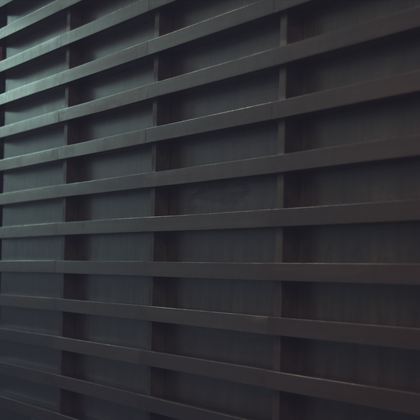
%> input picture general_functions/woodwall_0.png, 420 x 420 px, shrunk from 1024 x 1024 before the run; the run also reads 2 pictures not shown here
$ octave Run_DWT.m   (GNU Octave 9; MATLAB toolbox functions it lacks are replaced by stand-ins)
%> lines starting %> are read from the running program, lines starting %| are printed output that depends on the picture; in (x1, y1, x2, y2) boxes, pixels count from 0 and x2, y2 are one past the last pixel; in counts of white or black regions, pixels touching at a corner belong together; the program's own positions count from 1
### general_functions/normalize2D.m
% This function normalizes a 2D matrix I0 to a 0-1 2D matrix I.
%
function I=normalize2D(I0)

I0=double(I0);
MAX=max(max(I0));
MIN=min(min(I0));
delta=MAX-MIN;

[r,c]=size(I0);
I=zeros(r,c);
for i=1:r
    for j=1:c
     I(i,j)=((I0(i,j)-MIN)./delta);
    end
end

end

### general_functions/calculateStokes.m
% This function calculates the 5 polarization parameters of the pixel.
%
% Output parameters:
%  5 polarization parameters: s0,s1,s2,DOLP,AOLP
%
% Input parameters:
%  4 intensity parameters of the pixel: i0,i45,i90,i135
%
function [s0,s1,s2,DOLP,AOLP] = calculateStokes(i0,i45,i90,i135)

% i0,i45,i90,i135: 0~1;
% make sure S0: 0~1, S1: -1~1, S2: -1~1
s0 = 0.5*(i0 + i45 + i90 + i135);
s0 = s0/2;
s1 = i0 - i90;
s2 = i45 - i135;

% make sure DOLP: 0~1
DOLP = sqrt(s1.*s1 + s2.*s2)./(s0);
DOLP(DOLP>1) = 1;
DOLP(DOLP<0) = 0;
DOLP(isnan(DOLP)) = 0;
DOLP(isinf(DOLP)) = 1;

% make sure AOLP: 0~1
AOLP = (1/2) * atan2(s2,s1);
AOLP = AOLP * 180 / pi;
AOLP = mod(AOLP,180)/180.0;

 if max(i0(:)) > 255 || max(i45(:)) > 255 || max(i90(:)) > 255 || max(i135(:)) > 255
    s1 = (s1 + 65535)/131070;
    s2 = (s2 + 65535)/131070;
 elseif max(i0(:) < 1) || max(i45(:) < 1) || max(i90(:) < 1) || max(i135(:) < 1)
    s1 = (s1 + 1)/2;
    s2 = (s2 + 1)/2;
 else
    s1 = (s1 + 255)/510;
    s2 = (s2 + 255)/510;
 end

end

### Discrete Wavelet Transform (DWT)/DWT.m
%% Demosaic a matrix, and get 4 full-resolution intensity matrices with
% 'discrete wavelet transform' algorithm
%
%% Input:
% The mosaic matrix and mask
%
%% Output:
% 4 demosaiced matrices (4 intensity matrices)
function [I0_d,I45_d,I90_d,I135_d] = DWT(mosaic,mask)
% 90 45
% 135 0
%% bilinear interpolation
[r,c,h]=size(mosaic);
I90=mosaic(:,:,1);
I45=mosaic(:,:,2);
I135=mosaic(:,:,3);
I0=mosaic(:,:,4);
H=0.25*[1 2 1;2 4 2;1 2 1];
I90_b=conv2(I90,H,"same");
I45_b=conv2(I45,H,"same");
I135_b=conv2(I135,H,"same");
I0_b=conv2(I0,H,"same");
%% get DS
% 90
DS90_90=I90_b(1:2:end,1:2:end);
DS90_45=I90_b(1:2:end,2:2:end);
DS90_135=I90_b(2:2:end,1:2:end);
DS90_0=I90_b(2:2:end,2:2:end);
% 45
DS45_90=I45_b(1:2:end,1:2:end);
DS45_45=I45_b(1:2:end,2:2:end);
DS45_135=I45_b(2:2:end,1:2:end);
DS45_0=I45_b(2:2:end,2:2:end);
% 135
DS135_90=I135_b(1:2:end,1:2:end);
DS135_45=I135_b(1:2:end,2:2:end);
DS135_135=I135_b(2:2:end,1:2:end);
DS135_0=I135_b(2:2:end,2:2:end);
% 0
DS0_90=I0_b(1:2:end,1:2:end);
DS0_45=I0_b(1:2:end,2:2:end);
DS0_135=I0_b(2:2:end,1:2:end);
DS0_0=I0_b(2:2:end,2:2:end);

%% decompose
% 90
[CA90_90,CH90_90,CV90_90,CD90_90]=dwt2(DS90_90,'haar');
[CA90_45,CH90_45,CV90_45,CD90_45]=dwt2(DS90_45,'haar');
[CA90_135,CH90_135,CV90_135,CD90_135]=dwt2(DS90_135,'haar');
[CA90_0,CH90_0,CV90_0,CD90_0]=dwt2(DS90_0,'haar');
% 45
[CA45_90,CH45_90,CV45_90,CD45_90]=dwt2(DS45_90,'haar');
[CA45_45,CH45_45,CV45_45,CD45_45]=dwt2(DS45_45,'haar');
[CA45_135,CH45_135,CV45_135,CD45_135]=dwt2(DS45_135,'haar');
[CA45_0,CH45_0,CV45_0,CD45_0]=dwt2(DS45_0,'haar');
% 135
[CA135_90,CH135_90,CV135_90,CD135_90]=dwt2(DS135_90,'haar');
[CA135_45,CH135_45,CV135_45,CD135_45]=dwt2(DS135_45,'haar');
[CA135_135,CH135_135,CV135_135,CD135_135]=dwt2(DS135_135,'haar');
[CA135_0,CH135_0,CV135_0,CD135_0]=dwt2(DS135_0,'haar');
% 0
[CA0_90,CH0_90,CV0_90,CD0_90]=dwt2(DS0_90,'haar');
[CA0_45,CH0_45,CV0_45,CD0_45]=dwt2(DS0_45,'haar');
[CA0_135,CH0_135,CV0_135,CD0_135]=dwt2(DS0_135,'haar');
[CA0_0,CH0_0,CV0_0,CD0_0]=dwt2(DS0_0,'haar');

%% replace
% 45
CH45_90=CH90_90; CV45_90=CV90_90; CD45_90=CD90_90;
CH45_135=CH90_135;CV45_135=CV90_135;CD45_135=CD90_135;
CH45_0=CH90_0;CV45_0=CV90_0;CD45_0=CD90_0;
% 135
CH135_90=CH90_90;CV135_90=CV90_90;CD135_90=CD90_90;
CH135_45=CH90_45;CV135_45=CV90_45;CD135_45=CD90_45;
CH135_0=CH90_0;CV135_0=CV90_0;CD135_0=CD90_0;
% 0
CH0_90=CH90_90;CV0_90=CV90_90;CD0_90=CD90_90;
CH0_45=CH90_45;CV0_45=CV90_45;CD0_45=CD90_45;
CH0_135=CH90_135;CV0_135=CV90_135;CD0_135=CD90_135;

%% inverse
% 90
DS90_90=idwt2(CA90_90,CH90_90,CV90_90,CD90_90,'haar');
DS90_45=idwt2(CA90_45,CH90_45,CV90_45,CD90_45,'haar');
DS90_135=idwt2(CA90_135,CH90_135,CV90_135,CD90_135,'haar');
DS90_0=idwt2(CA90_0,CH90_0,CV90_0,CD90_0,'haar');
% 45
DS45_90=idwt2(CA45_90,CH45_90,CV45_90,CD45_90,'haar');
DS45_45=idwt2(CA45_45,CH45_45,CV45_45,CD45_45,'haar');
DS45_135=idwt2(CA45_135,CH45_135,CV45_135,CD45_135,'haar');
DS45_0=idwt2(CA45_0,CH45_0,CV45_0,CD45_0,'haar');
% 135
DS135_90=idwt2(CA135_90,CH135_90,CV135_90,CD135_90,'haar');
DS135_45=idwt2(CA135_45,CH135_45,CV135_45,CD135_45,'haar');
DS135_135=idwt2(CA135_135,CH135_135,CV135_135,CD135_135,'haar');
DS135_0=idwt2(CA135_0,CH135_0,CV135_0,CD135_0,'haar');
% 0
DS90_90=idwt2(CA0_90,CH0_90,CV0_90,CD0_90,'haar');
DS90_45=idwt2(CA0_45,CH0_45,CV0_45,CD0_45,'haar');
DS90_135=idwt2(CA0_135,CH0_135,CV0_135,CD0_135,'haar');
DS90_0=idwt2(CA0_0,CH0_0,CV0_0,CD0_0,'haar');

%% recompose
I90_d=recompose(DS90_90,DS90_45,DS90_135,DS90_0,r,c);
I45_d=recompose(DS45_90,DS45_45,DS45_135,DS45_0,r,c);
I135_d=recompose(DS135_90,DS135_45,DS135_135,DS135_0,r,c);
I0_d=recompose(DS0_90,DS0_45,DS0_135,DS0_0,r,c);
end

### Discrete Wavelet Transform (DWT)/recompose.m
function I_d=recompose(DS90,DS45,DS135,DS0,r,c)
I_d=zeros(r,c);
% 90
for i=1:2:r
    for j=1:2:c
        a=(i+1)/2;
        b=(j+1)/2;
        I_d(i,j)=DS90(a,b);
    end
end

% 45
for i=1:2:r
    for j=2:2:c
        a=(i+1)/2;
        b=j/2;
        I_d(i,j)=DS45(a,b);
    end
end

% 135
for i=2:2:r
    for j=1:2:c
        a=i/2;
        b=(j+1)/2;
        I_d(i,j)=DS135(a,b);
    end
end

% 0
for i=2:2:r
    for j=2:2:c
        a=i/2;
        b=j/2;
        I_d(i,j)=DS0(a,b);
    end
end

end

### general_functions/Impsnr.m
% This function calculate the psnr between images X and Y (X or Y is not
% AOLP).
%
% Output parameters:
%  psnr: psnr between images X and Y
%
% Input parameters:
%  X: image whose dimensions should be same to that of Y
%  Y: image whose dimensions should be same to that of X
%  peak (optional): peak value (default: 255)
%  b (optional): border size to be neglected for evaluation
%
function psnr = Impsnr(X, Y, peak, b)

% decide the parameters
if( nargin < 3 ) % nargin is the number of input parameters
 peak = 255;
end

if( nargin < 4 )
 b = 0;
end

if( b > 0 )
 X = X(b:size(X,1)-b, b:size(X,2)-b,:);
 Y = Y(b:size(Y,1)-b, b:size(Y,2)-b,:);
end

% calculate psnr between X and Y
dif = (X - Y);
dif = dif .* dif;
for i=1:size(dif, 3)
 d = dif(:,:,i);
 mse = sum( d(:) ) / numel(d)+1e-32;
 psnr(i) = 10 * log10( peak * peak / mse );
end

end

### general_functions/Impsnr_AOLP.m
% This function calculates the psnr between AOLP images X and Y.
%
% Output parameters:
%  psnr: psnr between AOLP images X and Y
%
% Input parameters:
%  X: image whose dimensions should be same to that of Y
%  Y: image whose dimensions should be same to that of X
%  b (optional): border size to be neglected for evaluation
%
function psnr_AOLP = Impsnr_AOLP(x, y, b)

if( b > 0 )
     x = x(b:size(x,1)-b, b:size(x,2)-b,:);
     y = y(b:size(y,1)-b, b:size(y,2)-b,:);
end

 x = within01( x );
 y = within01( y );

 x = x(:);
 y = y(:);

 d0 = x - y;     d0 = d0 .* d0;
 dp = (x+1) - y; dp = dp .* dp;
 dn = (x-1) - y; dn = dn .* dn;

 dif = cat( 3, d0, dp, dn );
 dif = min( dif, [], 3 );

 mse = sum( dif ) / numel(dif);
 psnr_AOLP = 10*log10(1/mse);

end


function dst = within01( src )
 dst = src;

 d = ( dst > 1 );
 while( sum(d(:)) > 0 )
  dst = dst - d;
  d = ( dst > 1 );
 end

 d = ( dst < 0 );
 while( sum(d(:)) > 0 )
  dst = dst + d;
  d = ( dst < 1 );
 end

end

### general_functions/DrawPairs.m
% This function shows 10 pairs of polarization-parameter images.
% Each pair contains an origin image and a demosaicked image.
%
% Output parameters:
%  10 pairs of images in 5 figures
%
% Input parameters:
%  all polarization-parameter matrixes (both origin and demisaicked ones)
%
function DrawPairs(I0,I45,I90,I135,S0,S1,S2,DOLP,AOLP,I0_d,I45_d,I90_d,I135_d,S0_d,S1_d,S2_d,DOLP_d,AOLP_d)

%% prepare for origin
 z = ones(size(AOLP));
 hsv = cat(3,AOLP,DOLP,z);
 rgb = hsv2rgb(hsv);

 z = ones(size(AOLP_d));
 hsv_d = cat(3,AOLP_d,DOLP_d,z);
 rgb_d = hsv2rgb(hsv_d);

 %% draw pairs : 5 seperate images
     % intensity images
     figure('units','normalized','outerposition',[0 0 1 1]);set(gcf,'Color',[1,1,1]);
     subplot(2,4,1);imshow(I0(:,:));title(['I0 ']); subplot(2,4,2);imshow(I0_d(:,:));title(['I0-d ']);
     subplot(2,4,3);imshow(I45(:,:));title(['I45 ']); subplot(2,4,4);imshow(I45_d(:,:));title(['I45-d ']);
     subplot(2,4,5);imshow(I90(:,:));title(['I90 ']); subplot(2,4,6);imshow(I90_d(:,:));title(['I90-d ']);
     subplot(2,4,7);imshow(I135(:,:));title(['I135 ']); subplot(2,4,8);imshow(I135_d(:,:));title(['I135-d ']);
     saveas(gcf, 'Results/intensity.png');

     % Stokes images
     figure('units','normalized','outerposition',[0 0 1 1]);set(gcf,'Color',[1,1,1]);
     subplot(1,6,1);imshow(im2double(S0(:,:)));title('S0'); subplot(1,6,2);imshow(im2double(S0_d(:,:)));title('S0-d');
     subplot(1,6,3);imshow(im2double(S1(:,:)));title('S1'); subplot(1,6,4);imshow(im2double(S1_d(:,:)));title('S1-d');
     subplot(1,6,5);imshow(im2double(S2(:,:)));title('S2'); subplot(1,6,6);imshow(im2double(S2_d(:,:)));title('S2-d');
     saveas(gcf, 'Results/stokes.png');

     % DOLP images
     figure(3);
     subplot(1,2,1);imshow((DOLP(:,:)),[0 1 ]);title('DOLP');colorbar('Ticks',[0,0.25,0.50,0.75,1],'TickLabels',{'0%','25%','50%','75%','100%'});
     subplot(1,2,2);imshow((DOLP_d(:,:)),[0 1 ]);title('DOLP-d');colorbar('Ticks',[0,0.25,0.50,0.75,1],'TickLabels',{'0%','25%','50%','75%','100%'});
     saveas(gcf, 'Results/DOLP.png');

     % AOLP images
     figure(4);
     ax2 = subplot(1,2,1);imshow(im2double(AOLP(:,:)));colormap(ax2,'jet');colorbar('Ticks',[0,0.25,0.50,0.75,1],'TickLabels',{'0°','45°','90°','135°','180°'});title('AOLP');
     ax2_d = subplot(1,2,2);imshow(im2double(AOLP_d(:,:)));colormap(ax2_d,'jet');colorbar('Ticks',[0,0.25,0.50,0.75,1],'TickLabels',{'0°','45°','90°','135°','180°'});title('AOLP-d');
     saveas(gcf, 'Results/AOLP.png');

     % AOLP DOLP HSV image
     figure(5);
     subplot(1,2,1);imshow(rgb);title(['AOP-DOP']);
     subplot(1,2,2);imshow(rgb_d);title(['AOP-DOP-d']);
     saveas(gcf, 'Results/AOLP-DOLP.png');

end

### Discrete Wavelet Transform (DWT)/Run_DWT.m
%% Describe:
% This code shows the algorithm's demosaicing ability intuitively.
% It will mosaic a ground-truth scenario first, demosaic it with the
%   specific algorithm discussed in this folder, and then compare
%   the polarization parameters before and after demosaicing.
% It will use subjective and objective indicators to describe the demosaicing
%   performance.
%
%% Note:
% Make sure to put this code and the 'general_functions' folder in the
%   same folder.
%
%% Input:
% 4 RGB polarization images from the scenario 'woodwall'.
%
%% Output:
% 5 figures: showing 9 pairs of ground-truth and demosaiced polarization-
%   parameter images, including I0, I45, I90, I135, S0, S1, S2, DOLP and AOLP.
% A 'result' excel: PSNRs of these 9 pairs of images.


%% PRE
clc
close all;
clear all;
% add functions folder
addpath('general_functions');
% Result folder
if exist('Results') == 0
    mkdir('Results')
end
tic
% read polarization images (4 RGB pics)
I0 = double(imread('woodwall_0.png'));
I45 = double(imread('woodwall_45.png'));
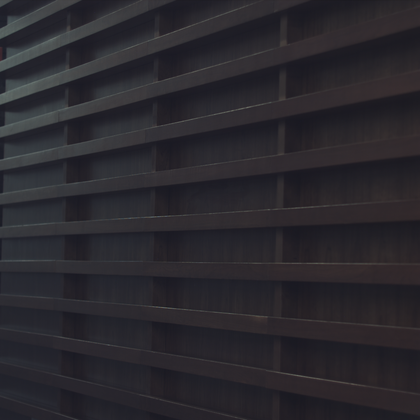
%> input picture general_functions/woodwall_45.png, 420 x 420 px, shrunk from 1024 x 1024 before the run
I90 = double(imread('woodwall_90.png'));
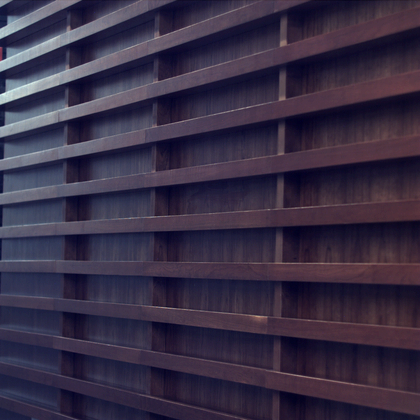
%> I90: size 420x420x3 double; mean R, G, B 40.4, 37.9, 44; mean of the top-left, top-right, bottom-left and bottom-right quarters 45.3, 39.1, 40.2, 38.4; drawn with min black and max white
I135 = double(imread('woodwall_135.png'));
% abstract monochrome polarization image by green channel: origin
I0 = normalize2D(I0(:,:,2));
%> in normalize2D, `MAX=max(max(I0));`: MAX = 199
%> in normalize2D, `MIN=min(min(I0));`: MIN = 24
%> in normalize2D, `delta=MAX-MIN;`: delta = 175
%> after the loop in normalize2D, `for i=1:r`:
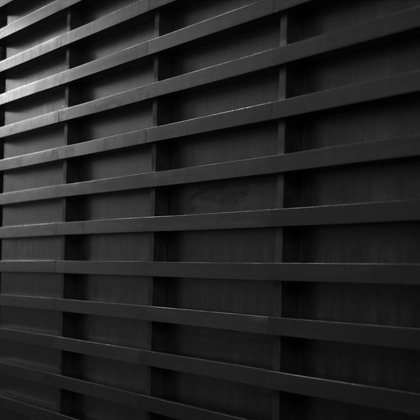
%> I: size 420x420 double; min 0, max 1, mean 0.147
I45 = normalize2D(I45(:,:,2));
I90 = normalize2D(I90(:,:,2));
I135 = normalize2D(I135(:,:,2));
origin = cat(3,I90,I45,I135,I0);
%% caculate polarization parameters of Origin Image (I0,I45,I90,I135)
[S0,S1,S2,DOLP,AOLP] = calculateStokes(I0,I45,I90,I135);
%> in calculateStokes, `DOLP(DOLP>1) = 1;`:
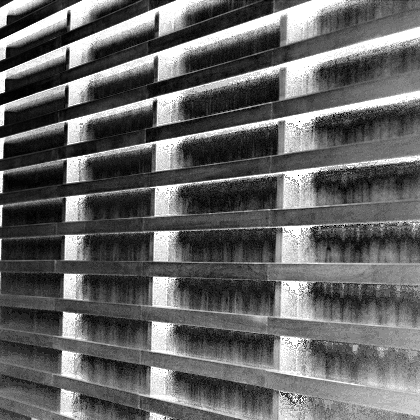
%> DOLP: size 420x420 double; 0% of the values are NaN or infinite; the others: min 0, max 1, mean 0.396; drawn with min black, max white, NaN and infinite black
%> in calculateStokes, `DOLP(isnan(DOLP)) = 0;`: DOLP: size 420x420 double; under 0.01% of pixels changed, all inside (x1, y1, x2, y2) = (298, 121, 300, 176)


%% set mosaic pattern: mask
% 90 45
% 135 0
r = size(I0,1);
%> r = 420
c = size(I0,2);
%> c = 420
mask = [];
for i = 1:2
    for j = 1:2
        temp_mask = zeros(r,c);
        temp_mask(i:2:end,j:2:end) = 1;
        mask = cat(3,mask,temp_mask);
    end
end
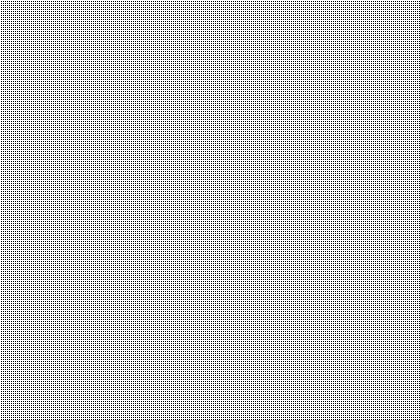
%> mask: size 420x420x4 double; mean R, G, B, A 0.25, 0.25, 0.25, 0.25; transparent parts drawn white
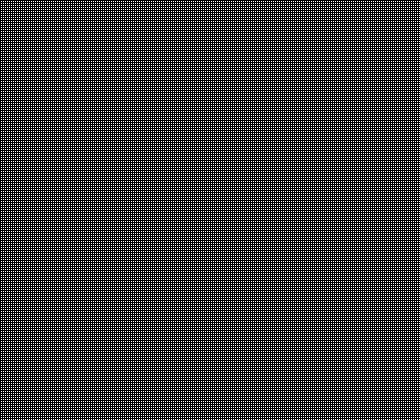
%> temp_mask: size 420x420 double; values 0 (black) and 1 (white), 25% white in thin lines or dots
mask_90 = mask(:,:,1);
mask_45 = mask(:,:,2);
mask_135 = mask(:,:,3);
mask_0 = mask(:,:,4);
%% make the Mosaic Image: mosaic
mosaic(:,:,1) = origin(:,:,1) .* mask_90;
mosaic(:,:,2) = origin(:,:,2) .* mask_45;
mosaic(:,:,3) = origin(:,:,3) .* mask_135;
%> mosaic: size 420x420x3 double
mosaic(:,:,4) = origin(:,:,4) .* mask_0;
%> mosaic: size 420x420x4 double


%% get the Demosaic Image: demosaic (I0_d,I45_d,I90_d,I135_d)
[I0_d,I45_d,I90_d,I135_d] =  DWT(mosaic,mask);
%> in DWT, `DS90_135=I90_b(2:2:end,1:2:end);`:
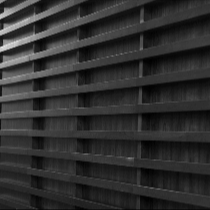
%> DS90_135: size 210x210 double; min 0, max 0.907, mean 0.184
toc
t=toc;
%% caculate polarization parameters of Demosaic Image (S0_d,S1_d,S2_d,DOLP_d,AOLP_d)
[S0_d,S1_d,S2_d,DOLP_d,AOLP_d] = calculateStokes(I0_d,I45_d,I90_d,I135_d);


%% caculate PSNR, and use images
% show 10 image pairs
DrawPairs(I0,I45,I90,I135,S0,S1,S2,DOLP,AOLP,I0_d,I45_d,I90_d,I135_d,S0_d,S1_d,S2_d,DOLP_d,AOLP_d);
% calculate PSNRs by excluding a 15(or 14) pixel wide margin each side
psnr_90 = Impsnr(I90_d,I90,1,15);
%> the loop in Impsnr, `for i=1:size(dif, 3)` made 1 pass
%> mse on pass 1: 0.00214
%> psnr_90 = 26.69
psnr_45 = Impsnr(I45_d,I45,1,15);
%> the loop in Impsnr (call 2), `for i=1:size(dif, 3)` made 1 pass
%> mse on pass 1: 0.000651
%> psnr_45 = 31.86
psnr_135 = Impsnr(I135_d,I135,1,15);
%> psnr_135 = 37.17
psnr_0 = Impsnr(I0_d,I0,1,15);
%> psnr_0 = 35.19
psnr_S0 = Impsnr(S0_d,S0,1,15);
%> psnr_S0 = 35.68
psnr_S1 = Impsnr(S1_d,S1,1,15);
%> psnr_S1 = 32.49
psnr_S2 = Impsnr(S2_d,S2,1,15);
%> psnr_S2 = 38
psnr_DOLP = Impsnr(DOLP_d,DOLP,1,15);
%> psnr_DOLP = 13.32
psnr_AOLP = Impsnr_AOLP(AOLP_d,AOLP,15);
%> in Impsnr_AOLP, `mse = sum( dif ) / numel(dif);`: mse = 0.0389
%> in Impsnr_AOLP, `psnr_AOLP = 10*log10(1/mse);`: psnr_AOLP = 14.1
%> psnr_AOLP = 14.1
PSNR=[psnr_0 psnr_45 psnr_90 psnr_135 ;psnr_S0 psnr_S1 psnr_S2 0 ;psnr_DOLP psnr_AOLP 0 0]
%> PSNR = [35.19 31.86 26.69 37.17; 35.68 32.49 38 0; 13.32 14.1 0 0]
%% write down the results (create a folder)
result = [psnr_0 psnr_45 psnr_90 psnr_135 psnr_S0 psnr_S1 psnr_S2 psnr_DOLP psnr_AOLP t];
%> result = [35.19 31.86 26.69 37.17 35.68 32.49 38 13.32 14.1 12.66]
csvwrite('Results/result.csv',result);
